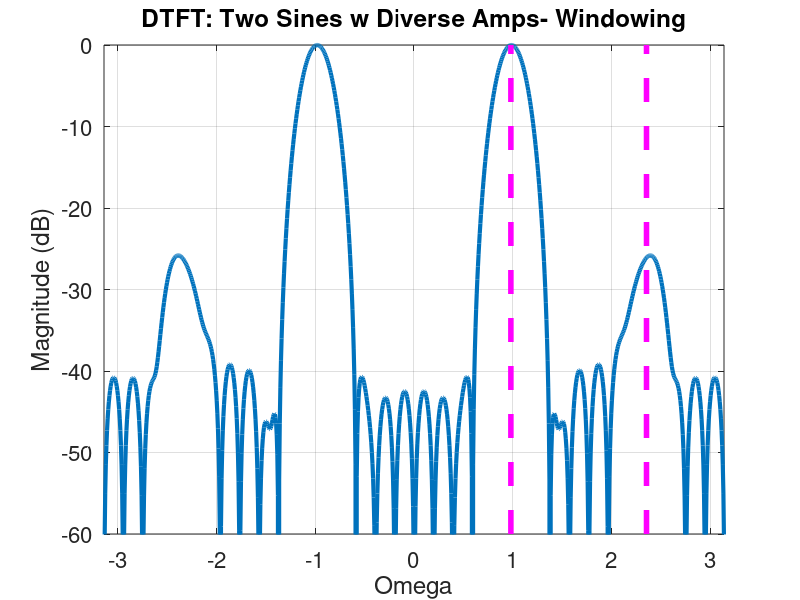

This chart was generated by the following MATLAB code:
%Demo done during Session 23 to illustrate
%the effects of first multiplying the data
%block by a tapered window -- this is
%compared to no windowing
%
%clf
clc
clear all
set(0,'defaultaxesfontsize',16);

% CASE 1: No windowing
Nw=32;
Ws1=2*pi*5/32;  Ws2=2*pi*12/32;
x=20*cos(Ws1*(0:Nw-1))+cos(Ws2*(0:Nw-1));
freqomega=linspace(-pi,pi,1024);
z=abs(fftshift(fft(x,1024)));
fmag=20*log10(abs(z));
fmag=fmag-max(fmag);
clf
plot(freqomega,fmag,'LineWidth',4);
axis([-pi pi -40 0]);
title('DTFT: Two Sines w Diverse Amps-No Windowing'),...
xlabel('Omega'), ylabel('Magnitude (dB)'), grid
hold on
plot([Ws1 Ws1],[-40 0],'m--','LineWidth',4)
plot([Ws2 Ws2],[-40 0],'m--','LineWidth',4)
hold off
pause

% CASE 2: Use of a tapered window (window can be selected below)
Nw=32;
%Nw=input('window length');
%Nfft=input('FFT length');
Nfft=1024;
woff=pi/Nw;
coff=(Nw-1)/2;
wrec=ones(1,Nw);				% rectangular window
wsin=cos(woff*((0:Nw-1)-coff));			% sine window
whan=.5*wrec+.5*cos(2*woff*((0:Nw-1)-coff));	% Hanning window
wham=.54*wrec+.46*cos(2*woff*((0:Nw-1)-coff));	% Hamming window
xw=x.*wham;					% CHOOSE WINDOW TYPE HERE
z=abs(fftshift(fft(xw,1024)));
fmag=20*log10(abs(z));
fmag=fmag-max(fmag);
clf
plot(freqomega,fmag,'LineWidth',3);
axis([-pi pi -60 0]);
title('DTFT: Two Sines w Diverse Amps- Windowing'),...
xlabel('Omega'), ylabel('Magnitude (dB)'), grid
hold on
plot([Ws1 Ws1],[-60 0],'m--','LineWidth',4)
plot([Ws2 Ws2],[-60 0],'m--','LineWidth',4)
hold off